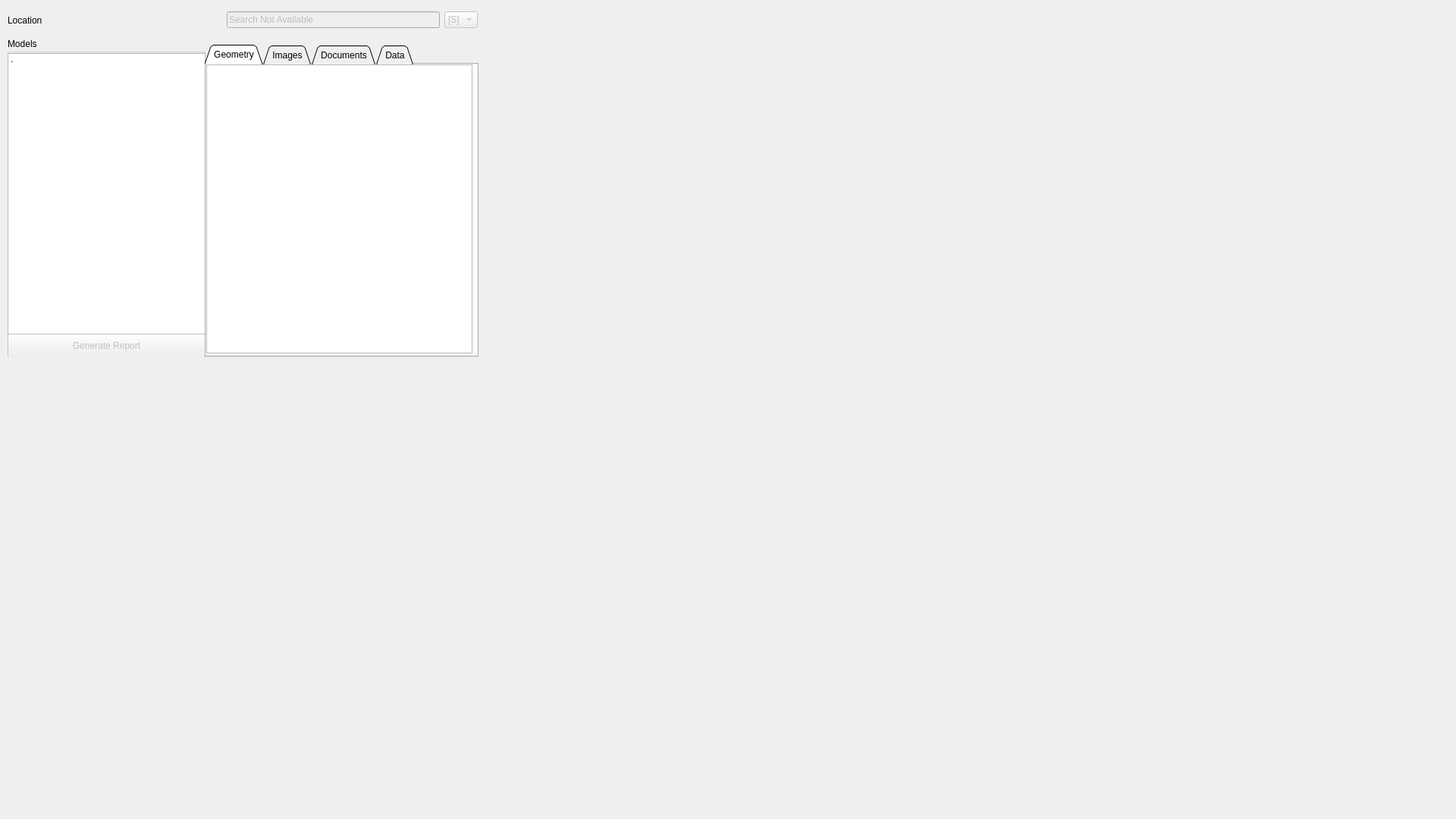
<?xml version="1.0" encoding="UTF-8"?>
<ui version="4.0">
 <class>LibraryWindow</class>
 <widget class="QWidget" name="LibraryWindow">
  <property name="geometry">
   <rect>
    <x>0</x>
    <y>0</y>
    <width>1920</width>
    <height>1080</height>
   </rect>
  </property>
  <property name="minimumSize">
   <size>
    <width>640</width>
    <height>480</height>
   </size>
  </property>
  <property name="maximumSize">
   <size>
    <width>3840</width>
    <height>2161</height>
   </size>
  </property>
  <property name="windowTitle">
   <string>Library</string>
  </property>
  <widget class="QGroupBox" name="groupBox">
   <property name="geometry">
    <rect>
     <x>10</x>
     <y>50</y>
     <width>261</width>
     <height>421</height>
    </rect>
   </property>
   <property name="title">
    <string>Models</string>
   </property>
   <property name="flat">
    <bool>false</bool>
   </property>
   <widget class="QListWidget" name="listWidget">
    <property name="geometry">
     <rect>
      <x>0</x>
      <y>20</y>
      <width>261</width>
      <height>371</height>
     </rect>
    </property>
    <item>
     <property name="text">
      <string>.</string>
     </property>
    </item>
   </widget>
   <widget class="QPushButton" name="generateReport">
    <property name="enabled">
     <bool>false</bool>
    </property>
    <property name="geometry">
     <rect>
      <x>0</x>
      <y>390</y>
      <width>261</width>
      <height>32</height>
     </rect>
    </property>
    <property name="text">
     <string>Generate Report</string>
    </property>
   </widget>
  </widget>
  <widget class="QTabWidget" name="tabWidget">
   <property name="geometry">
    <rect>
     <x>270</x>
     <y>59</y>
     <width>361</width>
     <height>412</height>
    </rect>
   </property>
   <property name="tabShape">
    <enum>QTabWidget::Triangular</enum>
   </property>
   <property name="currentIndex">
    <number>0</number>
   </property>
   <property name="elideMode">
    <enum>Qt::ElideMiddle</enum>
   </property>
   <widget class="QWidget" name="geometryTab">
    <attribute name="title">
     <string>Geometry</string>
    </attribute>
    <widget class="QListView" name="geometryListView">
     <property name="geometry">
      <rect>
       <x>0</x>
       <y>0</y>
       <width>351</width>
       <height>381</height>
      </rect>
     </property>
    </widget>
   </widget>
   <widget class="QWidget" name="imagesTab">
    <attribute name="title">
     <string>Images</string>
    </attribute>
    <widget class="QListView" name="imagesListView">
     <property name="geometry">
      <rect>
       <x>0</x>
       <y>0</y>
       <width>351</width>
       <height>381</height>
      </rect>
     </property>
    </widget>
   </widget>
   <widget class="QWidget" name="documentsTab">
    <attribute name="title">
     <string>Documents</string>
    </attribute>
    <widget class="QListView" name="documentsListView">
     <property name="geometry">
      <rect>
       <x>0</x>
       <y>0</y>
       <width>351</width>
       <height>381</height>
      </rect>
     </property>
    </widget>
   </widget>
   <widget class="QWidget" name="dataTab">
    <attribute name="title">
     <string>Data</string>
    </attribute>
    <widget class="QListView" name="dataListView">
     <property name="geometry">
      <rect>
       <x>0</x>
       <y>0</y>
       <width>351</width>
       <height>381</height>
      </rect>
     </property>
    </widget>
   </widget>
  </widget>
  <widget class="QWidget" name="leftLayoutWidget">
   <property name="geometry">
    <rect>
     <x>10</x>
     <y>10</y>
     <width>251</width>
     <height>34</height>
    </rect>
   </property>
   <layout class="QHBoxLayout" name="leftHorizontalLayout">
    <item>
     <widget class="QLabel" name="label">
      <property name="text">
       <string>Location</string>
      </property>
      <property name="alignment">
       <set>Qt::AlignLeading|Qt::AlignLeft|Qt::AlignVCenter</set>
      </property>
     </widget>
    </item>
   </layout>
  </widget>
  <widget class="QWidget" name="rightLayoutWidget">
   <property name="geometry">
    <rect>
     <x>299</x>
     <y>10</y>
     <width>331</width>
     <height>32</height>
    </rect>
   </property>
   <layout class="QHBoxLayout" name="rightHorizontalLayout">
    <item>
     <widget class="QLineEdit" name="searchInput">
      <property name="enabled">
       <bool>false</bool>
      </property>
      <property name="text">
       <string>Search Not Available</string>
      </property>
     </widget>
    </item>
    <item>
     <widget class="QComboBox" name="searchDropDown">
      <property name="enabled">
       <bool>false</bool>
      </property>
      <item>
       <property name="text">
        <string>[S]</string>
       </property>
      </item>
     </widget>
    </item>
   </layout>
  </widget>
 </widget>
 <resources/>
 <connections/>
</ui>
